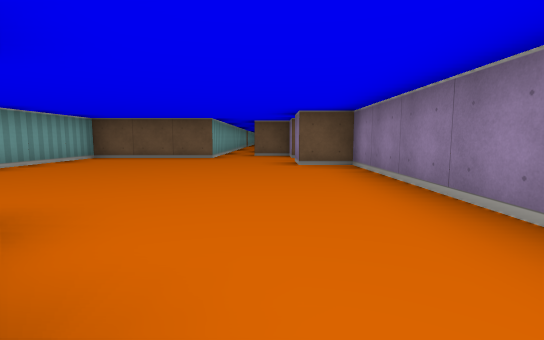
view 1 (above)

13 first-person views from a walk through a cub3D level. The camera is about half as high as the walls, tilts 6° down and sees 85° across. The floor is counted in squares. Each view is taken from the middle of a square. On the plan, view 1 faces up. The plan holds only what a view shows up to about 9 squares ahead; the rest is blank. The place goes on beyond the plan.

view 2
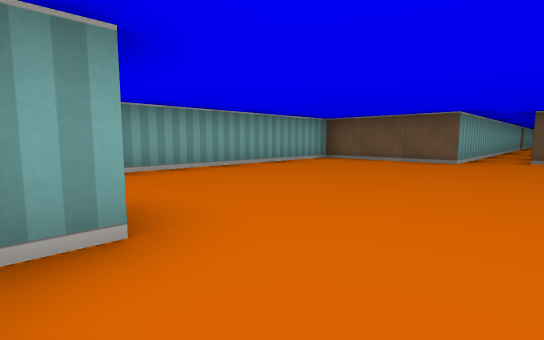

view 3
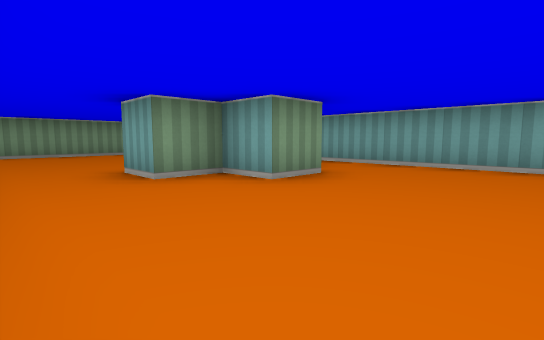

view 4
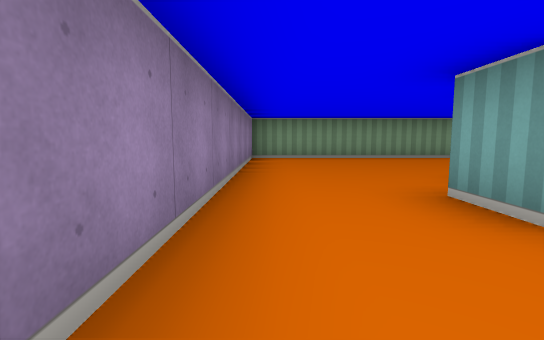

view 5
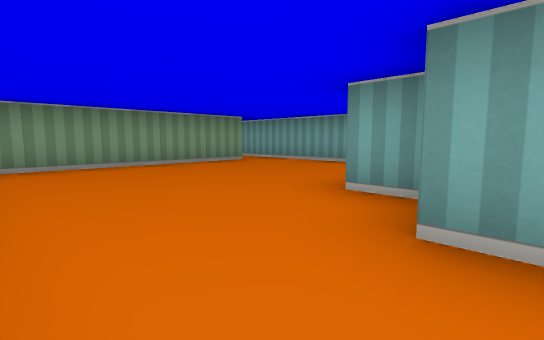

view 6
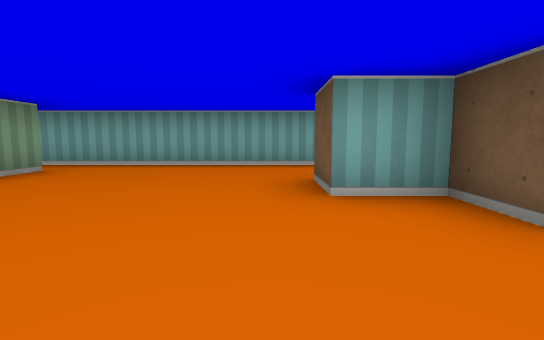

view 7
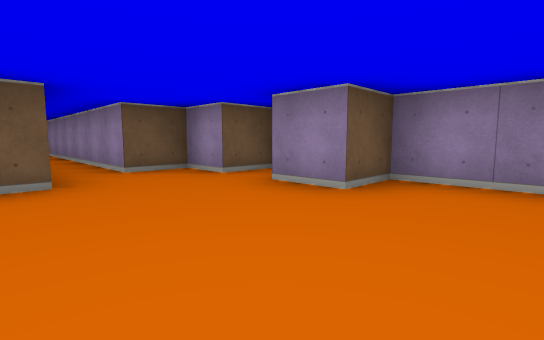

view 8
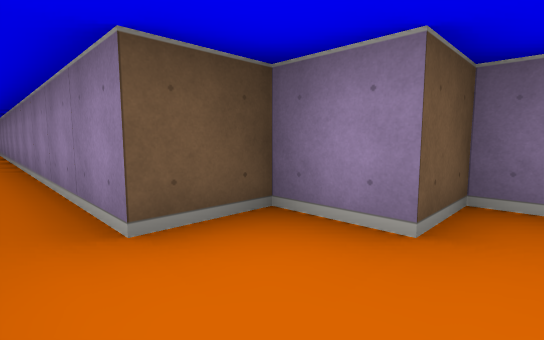

view 9
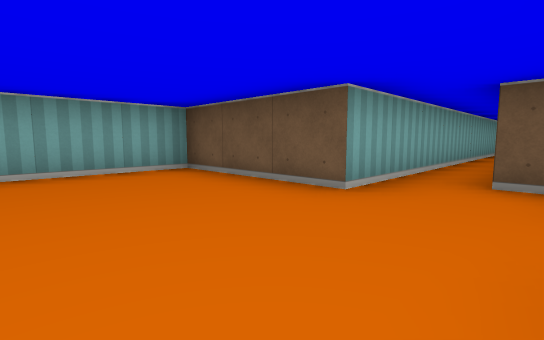

view 10
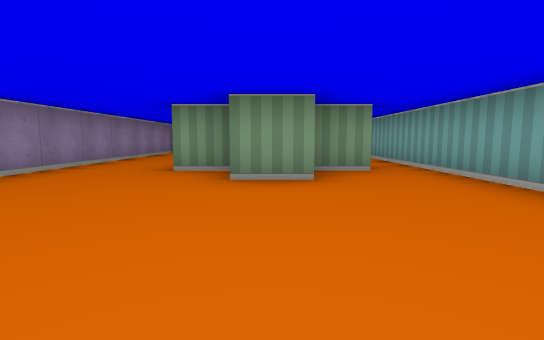

view 11
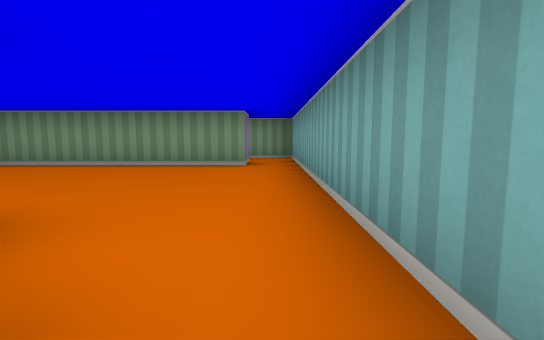

view 12
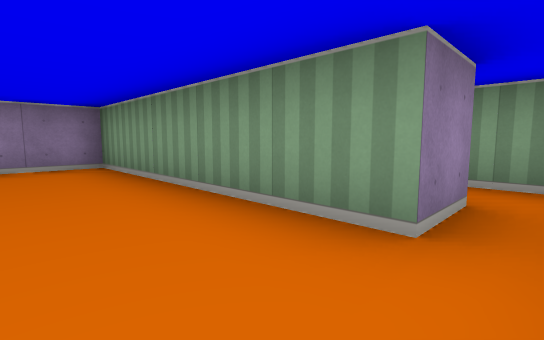

view 13
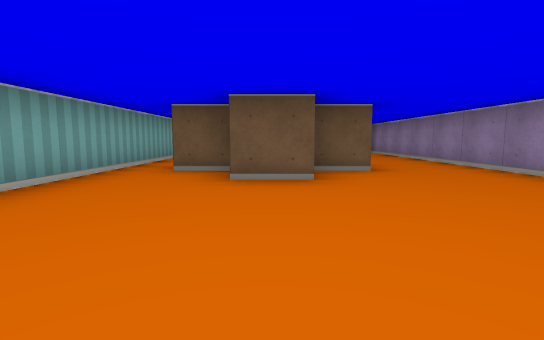

### Floor plan
Ten units are one square. View 1 is at (0, 0); x grows to the right and y downward. Boxes are objects, and circles mark ways between rooms. Rooms are numbered by the first view taken in them; rooms with no view inside come last. Other rooms are left out.
<svg viewBox="-50 -179 70 244">
<path fill="none" stroke="#000" d="M-26 5 -35 5M-35 55 15 55 15 -5M-5 -5 -5 5 -15 5 -15 15 -25 15M-45 -5 -45 55M15 -70 15 -75 5 -75 5 -85 -5 -85 -5 -174M-26 -15 -15 -15 -15 -5 -5 -5M15 -5 15 -55 5 -55 5 -65M-36 -5 -26 -5M-15 -155 -15 -75 -45 -75 -45 -5"/>
<circle cx="-40" cy="0" r="3" fill="#2a7"/>
<circle cx="5" cy="0" r="3" fill="#2a7"/>
<text x="-10" y="30">1</text>
<text x="-10" y="-60">2</text>
</svg>
Room 1 opens to room 2.

Where each view was taken, in squares from view 1:
view 1: 0 up, 0 right, facing up
view 2: 1 up, 0 right, facing up-left
view 3: 4 up, 1 right, facing down-left
view 4: 2 up, 1 right, facing down
view 5: 0 up, 1 right, facing down-left
view 6: 2 down, 1 right, facing left
view 7: 4 up, 2 left, facing up-right
view 8: 7 up, 1 left, facing up-right
view 9: 5 up, 0 right, facing up-left
view 10: 5 up, 2 left, facing down
view 11: 0 up, 4 left, facing down
view 12: 4 down, 4 left, facing down-right
view 13: 5 down, 2 left, facing up
